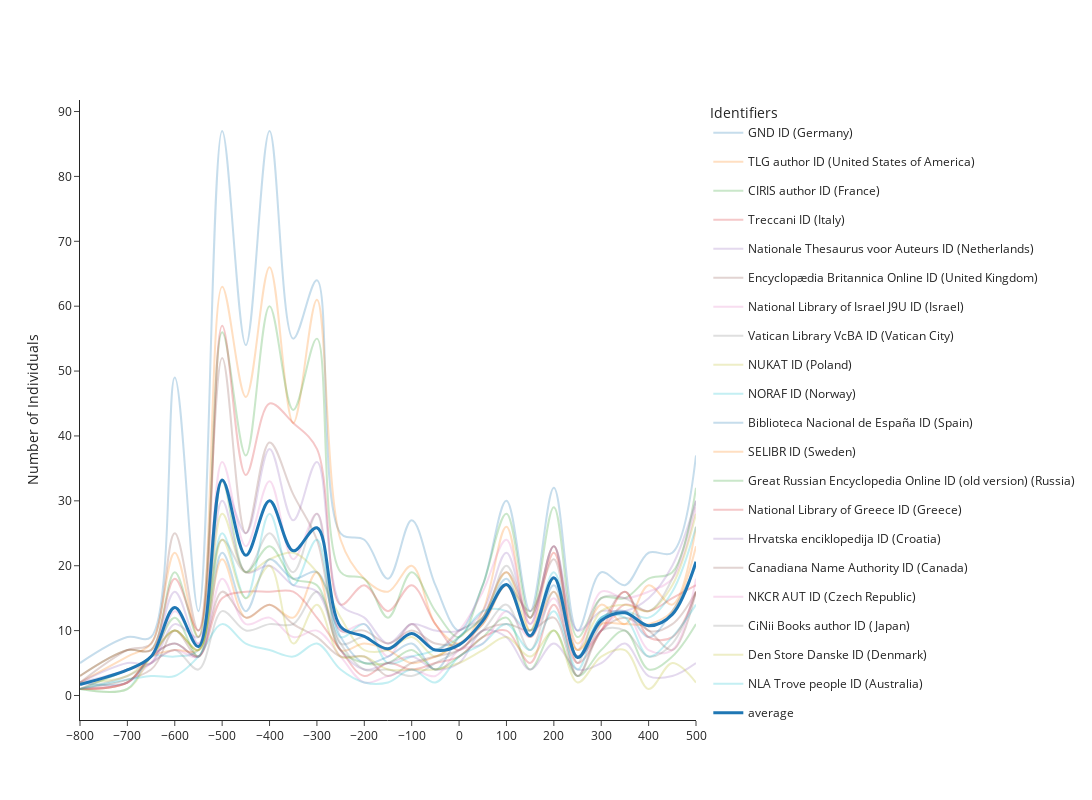

Notebook code for this chart:
### Code cell
fig_greek, df_fig_greek = make_figure(df_fig_fifty, region_name = 'Greek World', min_decade = -800, max_decade = 500, top_identifiers = 20,
                  one_id_country = True)

fig_greek.write_image(f"figures/greek_identifiers.png", scale=7)
fig_greek.show()

### Figure 1 — Plotly figure (JSON) as saved in the notebook; plotly's stock layout.template omitted (floating-point values rounded to 4 significant figures)
{"data": [{"hovertemplate": "identifier_name=GND ID (Germany)<br>decade=%{x}<br>score=%{y}<extra></extra>", "legendgroup": "GND ID (Germany)", "line": {"color": "#1F77B4", "dash": "solid", "shape": "spline"}, "marker": {"symbol": "circle"}, "mode": "lines", "name": "GND ID (Germany)", "opacity": 0.25, "orientation": "v", "showlegend": true, "type": "scatter", "x": [-800, -700, -650, -600, -550, -500, -450, -400, -350, -300, -250, -200, -150, -100, -50, 0, 50, 100, 150, 200, 250, 300, 350, 400, 450, 500], "xaxis": "x", "y": [5, 9, 9, 49, 13, 87, 54, 87, 55, 64, 25, 24, 18, 27, 17, 10, 17, 30, 13, 32, 10, 19, 17, 22, 22, 37], "yaxis": "y"}, {"hovertemplate": "identifier_name=TLG author ID (United States of America)<br>decade=%{x}<br>score=%{y}<extra></extra>", "legendgroup": "TLG author ID (United States of America)", "line": {"color": "#FF7F0E", "dash": "solid", "shape": "spline"}, "marker": {"symbol": "circle"}, "mode": "lines", "name": "TLG author ID (United States of America)", "opacity": 0.25, "orientation": "v", "showlegend": true, "type": "scatter", "x": [-800, -700, -650, -600, -550, -500, -450, -400, -350, -300, -250, -200, -150, -100, -50, 0, 50, 100, 150, 200, 250, 300, 350, 400, 450, 500], "xaxis": "x", "y": [2, 6, 8, 22, 9, 63, 46, 66, 42, 61, 24, 18, 16, 20, 11, 8, 13, 26, 10, 22, 8, 14, 11, 17, 14, 26], "yaxis": "y"}, {"hovertemplate": "identifier_name=CIRIS author ID (France)<br>decade=%{x}<br>score=%{y}<extra></extra>", "legendgroup": "CIRIS author ID (France)", "line": {"color": "#2CA02C", "dash": "solid", "shape": "spline"}, "marker": {"symbol": "circle"}, "mode": "lines", "name": "CIRIS author ID (France)", "opacity": 0.25, "orientation": "v", "showlegend": true, "type": "scatter", "x": [-800, -700, -650, -600, -550, -500, -450, -400, -350, -300, -250, -200, -150, -100, -50, 0, 50, 100, 150, 200, 250, 300, 350, 400, 450, 500], "xaxis": "x", "y": [3, 7, 7, 19, 9, 56, 37, 60, 44, 55, 19, 18, 12, 19, 13, 9, 17, 28, 12, 29, 9, 15, 15, 18, 19, 32], "yaxis": "y"}, {"hovertemplate": "identifier_name=Treccani ID (Italy)<br>decade=%{x}<br>score=%{y}<extra></extra>", "legendgroup": "Treccani ID (Italy)", "line": {"color": "#D62728", "dash": "solid", "shape": "spline"}, "marker": {"symbol": "circle"}, "mode": "lines", "name": "Treccani ID (Italy)", "opacity": 0.25, "orientation": "v", "showlegend": true, "type": "scatter", "x": [-800, -700, -650, -600, -550, -500, -450, -400, -350, -300, -250, -200, -150, -100, -50, 0, 50, 100, 150, 200, 250, 300, 350, 400, 450, 500], "xaxis": "x", "y": [3, 7, 7, 18, 10, 57, 34, 45, 42, 38, 14, 17, 13, 17, 11, 7, 12, 19, 12, 23, 6, 10, 14, 13, 15, 17], "yaxis": "y"}, {"hovertemplate": "identifier_name=Nationale Thesaurus voor Auteurs ID (Netherlands)<br>decade=%{x}<br>score=%{y}<extra></extra>", "legendgroup": "Nationale Thesaurus voor Auteurs ID (Netherlands)", "line": {"color": "#9467BD", "dash": "solid", "shape": "spline"}, "marker": {"symbol": "circle"}, "mode": "lines", "name": "Nationale Thesaurus voor Auteurs ID (Netherlands)", "opacity": 0.25, "orientation": "v", "showlegend": true, "type": "scatter", "x": [-800, -700, -650, -600, -550, -500, -450, -400, -350, -300, -250, -200, -150, -100, -50, 0, 50, 100, 150, 200, 250, 300, 350, 400, 450, 500], "xaxis": "x", "y": [2, 4, 6, 16, 8, 33, 25, 38, 27, 36, 14, 12, 8, 11, 10, 10, 13, 22, 11, 23, 10, 13, 13, 15, 20, 30], "yaxis": "y"}, {"hovertemplate": "identifier_name=Encyclopædia Britannica Online ID (United Kingdom)<br>decade=%{x}<br>score=%{y}<extra></extra>", "legendgroup": "Encyclopædia Britannica Online ID (United Kingdom)", "line": {"color": "#8C564B", "dash": "solid", "shape": "spline"}, "marker": {"symbol": "circle"}, "mode": "lines", "name": "Encyclopædia Britannica Online ID (United Kingdom)", "opacity": 0.25, "orientation": "v", "showlegend": true, "type": "scatter", "x": [-800, -700, -650, -600, -550, -500, -450, -400, -350, -300, -250, -200, -150, -100, -50, 0, 50, 100, 150, 200, 250, 300, 350, 400, 450, 500], "xaxis": "x", "y": [2, 7, 8, 25, 10, 52, 25, 39, 31, 24, 10, 10, 8, 10, 8, 8, 11, 17, 13, 21, 6, 11, 16, 10, 11, 16], "yaxis": "y"}, {"hovertemplate": "identifier_name=National Library of Israel J9U ID (Israel)<br>decade=%{x}<br>score=%{y}<extra></extra>", "legendgroup": "National Library of Israel J9U ID (Israel)", "line": {"color": "#E377C2", "dash": "solid", "shape": "spline"}, "marker": {"symbol": "circle"}, "mode": "lines", "name": "National Library of Israel J9U ID (Israel)", "opacity": 0.25, "orientation": "v", "showlegend": true, "type": "scatter", "x": [-800, -700, -650, -600, -550, -500, -450, -400, -350, -300, -250, -200, -150, -100, -50, 0, 50, 100, 150, 200, 250, 300, 350, 400, 450, 500], "xaxis": "x", "y": [1, 4, 5, 13, 8, 36, 23, 33, 21, 28, 10, 11, 6, 11, 7, 10, 16, 24, 11, 22, 7, 16, 15, 16, 18, 29], "yaxis": "y"}, {"hovertemplate": "identifier_name=Vatican Library VcBA ID (Vatican City)<br>decade=%{x}<br>score=%{y}<extra></extra>", "legendgroup": "Vatican Library VcBA ID (Vatican City)", "line": {"color": "#7F7F7F", "dash": "solid", "shape": "spline"}, "marker": {"symbol": "circle"}, "mode": "lines", "name": "Vatican Library VcBA ID (Vatican City)", "opacity": 0.25, "orientation": "v", "showlegend": true, "type": "scatter", "x": [-800, -700, -650, -600, -550, -500, -450, -400, -350, -300, -250, -200, -150, -100, -50, 0, 50, 100, 150, 200, 250, 300, 350, 400, 450, 500], "xaxis": "x", "y": [1, 2, 6, 10, 7, 24, 19, 25, 19, 28, 8, 9, 7, 11, 7, 10, 12, 20, 12, 23, 5, 15, 15, 13, 18, 30], "yaxis": "y"}, {"hovertemplate": "identifier_name=NUKAT ID (Poland)<br>decade=%{x}<br>score=%{y}<extra></extra>", "legendgroup": "NUKAT ID (Poland)", "line": {"color": "#BCBD22", "dash": "solid", "shape": "spline"}, "marker": {"symbol": "circle"}, "mode": "lines", "name": "NUKAT ID (Poland)", "opacity": 0.25, "orientation": "v", "showlegend": true, "type": "scatter", "x": [-800, -700, -650, -600, -550, -500, -450, -400, -350, -300, -250, -200, -150, -100, -50, 0, 50, 100, 150, 200, 250, 300, 350, 400, 450, 500], "xaxis": "x", "y": [2, 3, 6, 10, 7, 28, 19, 21, 22, 19, 12, 7, 7, 9, 6, 9, 12, 19, 10, 18, 7, 13, 14, 13, 17, 28], "yaxis": "y"}, {"hovertemplate": "identifier_name=NORAF ID (Norway)<br>decade=%{x}<br>score=%{y}<extra></extra>", "legendgroup": "NORAF ID (Norway)", "line": {"color": "#17BECF", "dash": "solid", "shape": "spline"}, "marker": {"symbol": "circle"}, "mode": "lines", "name": "NORAF ID (Norway)", "opacity": 0.25, "orientation": "v", "showlegend": true, "type": "scatter", "x": [-800, -700, -650, -600, -550, -500, -450, -400, -350, -300, -250, -200, -150, -100, -50, 0, 50, 100, 150, 200, 250, 300, 350, 400, 450, 500], "xaxis": "x", "y": [1, 1, 6, 6, 7, 25, 15, 28, 17, 24, 9, 11, 5, 6, 7, 9, 13, 13, 10, 19, 6, 12, 13, 12, 16, 26], "yaxis": "y"}, {"hovertemplate": "identifier_name=Biblioteca Nacional de España ID (Spain)<br>decade=%{x}<br>score=%{y}<extra></extra>", "legendgroup": "Biblioteca Nacional de España ID (Spain)", "line": {"color": "#1F77B4", "dash": "solid", "shape": "spline"}, "marker": {"symbol": "circle"}, "mode": "lines", "name": "Biblioteca Nacional de España ID (Spain)", "opacity": 0.25, "orientation": "v", "showlegend": true, "type": "scatter", "x": [-800, -700, -650, -600, -550, -500, -450, -400, -350, -300, -250, -200, -150, -100, -50, 0, 50, 100, 150, 200, 250, 300, 350, 400, 450, 500], "xaxis": "x", "y": [2, 2, 6, 8, 6, 22, 13, 21, 18, 19, 9, 5, 6, 8, 4, 9, 12, 18, 9, 17, 6, 12, 13, 9, 13, 20], "yaxis": "y"}, {"hovertemplate": "identifier_name=SELIBR ID (Sweden)<br>decade=%{x}<br>score=%{y}<extra></extra>", "legendgroup": "SELIBR ID (Sweden)", "line": {"color": "#FF7F0E", "dash": "solid", "shape": "spline"}, "marker": {"symbol": "circle"}, "mode": "lines", "name": "SELIBR ID (Sweden)", "opacity": 0.25, "orientation": "v", "showlegend": true, "type": "scatter", "x": [-800, -700, -650, -600, -550, -500, -450, -400, -350, -300, -250, -200, -150, -100, -50, 0, 50, 100, 150, 200, 250, 300, 350, 400, 450, 500], "xaxis": "x", "y": [1, 2, 6, 7, 7, 21, 12, 14, 12, 19, 7, 8, 7, 5, 6, 8, 11, 17, 9, 16, 7, 11, 11, 11, 13, 23], "yaxis": "y"}, {"hovertemplate": "identifier_name=Great Russian Encyclopedia Online ID (old version) (Russia)<br>decade=%{x}<br>score=%{y}<extra></extra>", "legendgroup": "Great Russian Encyclopedia Online ID (old version) (Russia)", "line": {"color": "#2CA02C", "dash": "solid", "shape": "spline"}, "marker": {"symbol": "circle"}, "mode": "lines", "name": "Great Russian Encyclopedia Online ID (old version) (Russia)", "opacity": 0.25, "orientation": "v", "showlegend": true, "type": "scatter", "x": [-800, -700, -650, -600, -550, -500, -450, -400, -350, -300, -250, -200, -150, -100, -50, 0, 50, 100, 150, 200, 250, 300, 350, 400, 450, 500], "xaxis": "x", "y": [1, 4, 6, 12, 6, 33, 19, 23, 18, 17, 7, 5, 5, 7, 4, 6, 9, 12, 4, 10, 3, 7, 10, 4, 6, 11], "yaxis": "y"}, {"hovertemplate": "identifier_name=National Library of Greece ID (Greece)<br>decade=%{x}<br>score=%{y}<extra></extra>", "legendgroup": "National Library of Greece ID (Greece)", "line": {"color": "#D62728", "dash": "solid", "shape": "spline"}, "marker": {"symbol": "circle"}, "mode": "lines", "name": "National Library of Greece ID (Greece)", "opacity": 0.25, "orientation": "v", "showlegend": true, "type": "scatter", "x": [-800, -700, -650, -600, -550, -500, -450, -400, -350, -300, -250, -200, -150, -100, -50, 0, 50, 100, 150, 200, 250, 300, 350, 400, 450, 500], "xaxis": "x", "y": [1, 2, 6, 8, 6, 15, 16, 16, 16, 12, 7, 3, 5, 4, 5, 6, 9, 10, 5, 14, 5, 10, 16, 9, 9, 16], "yaxis": "y"}, {"hovertemplate": "identifier_name=Hrvatska enciklopedija ID (Croatia)<br>decade=%{x}<br>score=%{y}<extra></extra>", "legendgroup": "Hrvatska enciklopedija ID (Croatia)", "line": {"color": "#9467BD", "dash": "solid", "shape": "spline"}, "marker": {"symbol": "circle"}, "mode": "lines", "name": "Hrvatska enciklopedija ID (Croatia)", "opacity": 0.25, "orientation": "v", "showlegend": true, "type": "scatter", "x": [-800, -700, -650, -600, -550, -500, -450, -400, -350, -300, -250, -200, -150, -100, -50, 0, 50, 100, 150, 200, 250, 300, 350, 400, 450, 500], "xaxis": "x", "y": [2, 5, 5, 11, 9, 30, 19, 20, 17, 16, 7, 4, 5, 6, 4, 5, 10, 9, 4, 8, 4, 5, 8, 3, 3, 5], "yaxis": "y"}, {"hovertemplate": "identifier_name=Canadiana Name Authority ID (Canada)<br>decade=%{x}<br>score=%{y}<extra></extra>", "legendgroup": "Canadiana Name Authority ID (Canada)", "line": {"color": "#8C564B", "dash": "solid", "shape": "spline"}, "marker": {"symbol": "circle"}, "mode": "lines", "name": "Canadiana Name Authority ID (Canada)", "opacity": 0.25, "orientation": "v", "showlegend": true, "type": "scatter", "x": [-800, -650, -600, -550, -500, -450, -400, -350, -300, -250, -200, -150, -100, -50, 0, 50, 100, 150, 200, 250, 300, 350, 400, 450, 500], "xaxis": "x", "y": [1, 4, 10, 6, 16, 12, 14, 11, 9, 6, 6, 3, 5, 6, 7, 10, 11, 10, 12, 3, 10, 12, 10, 7, 16], "yaxis": "y"}, {"hovertemplate": "identifier_name=NKCR AUT ID (Czech Republic)<br>decade=%{x}<br>score=%{y}<extra></extra>", "legendgroup": "NKCR AUT ID (Czech Republic)", "line": {"color": "#E377C2", "dash": "solid", "shape": "spline"}, "marker": {"symbol": "circle"}, "mode": "lines", "name": "NKCR AUT ID (Czech Republic)", "opacity": 0.25, "orientation": "v", "showlegend": true, "type": "scatter", "x": [-800, -700, -650, -600, -550, -500, -450, -400, -350, -300, -250, -200, -150, -100, -50, 0, 50, 100, 150, 200, 250, 300, 350, 400, 450, 500], "xaxis": "x", "y": [1, 2, 5, 7, 6, 18, 11, 12, 9, 10, 6, 2, 3, 4, 3, 7, 8, 13, 9, 15, 6, 10, 13, 7, 7, 18], "yaxis": "y"}, {"hovertemplate": "identifier_name=CiNii Books author ID (Japan)<br>decade=%{x}<br>score=%{y}<extra></extra>", "legendgroup": "CiNii Books author ID (Japan)", "line": {"color": "#7F7F7F", "dash": "solid", "shape": "spline"}, "marker": {"symbol": "circle"}, "mode": "lines", "name": "CiNii Books author ID (Japan)", "opacity": 0.25, "orientation": "v", "showlegend": true, "type": "scatter", "x": [-800, -700, -650, -600, -550, -500, -450, -400, -350, -300, -250, -200, -150, -100, -50, 0, 50, 100, 150, 200, 250, 300, 350, 400, 450, 500], "xaxis": "x", "y": [1, 3, 5, 7, 4, 13, 10, 11, 11, 16, 8, 4, 4, 3, 5, 7, 10, 14, 7, 16, 3, 10, 10, 6, 8, 16], "yaxis": "y"}, {"hovertemplate": "identifier_name=Den Store Danske ID (Denmark)<br>decade=%{x}<br>score=%{y}<extra></extra>", "legendgroup": "Den Store Danske ID (Denmark)", "line": {"color": "#BCBD22", "dash": "solid", "shape": "spline"}, "marker": {"symbol": "circle"}, "mode": "lines", "name": "Den Store Danske ID (Denmark)", "opacity": 0.25, "orientation": "v", "showlegend": true, "type": "scatter", "x": [-800, -700, -650, -600, -550, -500, -450, -400, -350, -300, -250, -200, -150, -100, -50, 0, 50, 100, 150, 200, 250, 300, 350, 400, 450, 500], "xaxis": "x", "y": [1, 1, 6, 10, 7, 24, 15, 20, 8, 14, 6, 6, 4, 4, 4, 5, 7, 9, 6, 10, 2, 6, 7, 1, 5, 2], "yaxis": "y"}, {"hovertemplate": "identifier_name=NLA Trove people ID (Australia)<br>decade=%{x}<br>score=%{y}<extra></extra>", "legendgroup": "NLA Trove people ID (Australia)", "line": {"color": "#17BECF", "dash": "solid", "shape": "spline"}, "marker": {"symbol": "circle"}, "mode": "lines", "name": "NLA Trove people ID (Australia)", "opacity": 0.25, "orientation": "v", "showlegend": true, "type": "scatter", "x": [-800, -650, -600, -550, -500, -450, -400, -350, -300, -250, -200, -150, -100, -50, 0, 50, 100, 150, 200, 250, 300, 350, 400, 450, 500], "xaxis": "x", "y": [1, 3, 3, 6, 11, 8, 7, 6, 8, 4, 2, 2, 4, 2, 6, 8, 11, 7, 13, 4, 12, 12, 6, 9, 14], "yaxis": "y"}, {"hovertemplate": "identifier_name=average<br>decade=%{x}<br>score=%{y}<extra></extra>", "legendgroup": "average", "line": {"color": "#1F77B4", "dash": "solid", "shape": "spline", "width": 3}, "marker": {"symbol": "circle"}, "mode": "lines", "name": "average", "orientation": "v", "showlegend": true, "type": "scatter", "x": [-800, -700, -650, -600, -550, -500, -450, -400, -350, -300, -250, -200, -150, -100, -50, 0, 50, 100, 150, 200, 250, 300, 350, 400, 450, 500], "xaxis": "x", "y": [1.7, 3.944, 6, 13.55, 7.55, 33.2, 21.6, 30, 22.3, 25.85, 10.6, 9.1, 7.2, 9.55, 7, 7.8, 11.5, 17.1, 9.2, 18.15, 5.85, 11.55, 12.75, 10.75, 12.5, 20.6], "yaxis": "y"}], "layout": {"height": 800, "legend": {"title": {"text": "Identifiers"}}, "title": {"text": ""}, "width": 1300, "xaxis": {"autorange": true, "dtick": 100, "range": [-800, 500], "title": {"text": ""}, "type": "linear"}, "yaxis": {"autorange": true, "range": [-3.778, 91.78], "title": {"text": "Number of Individuals"}, "type": "linear"}}}
